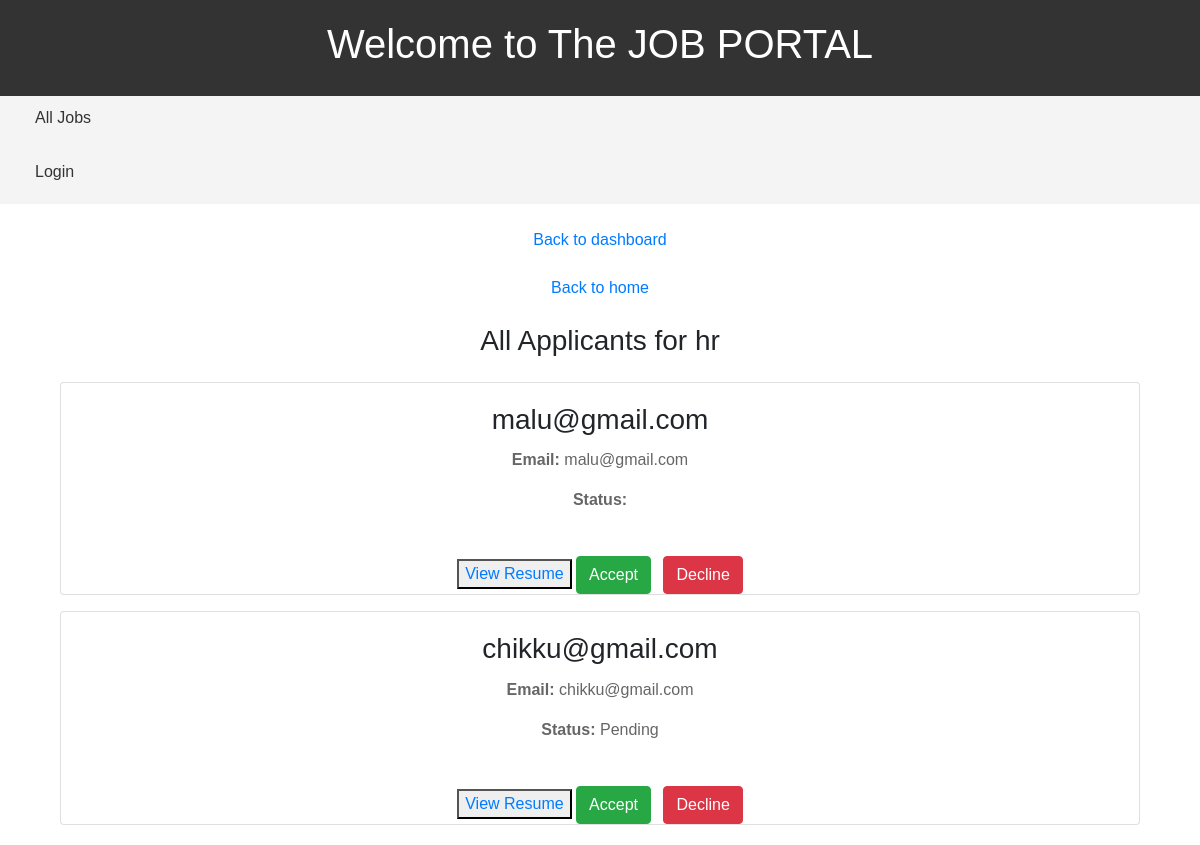
Page /job/all-applicant/10/ on the earlier database version.
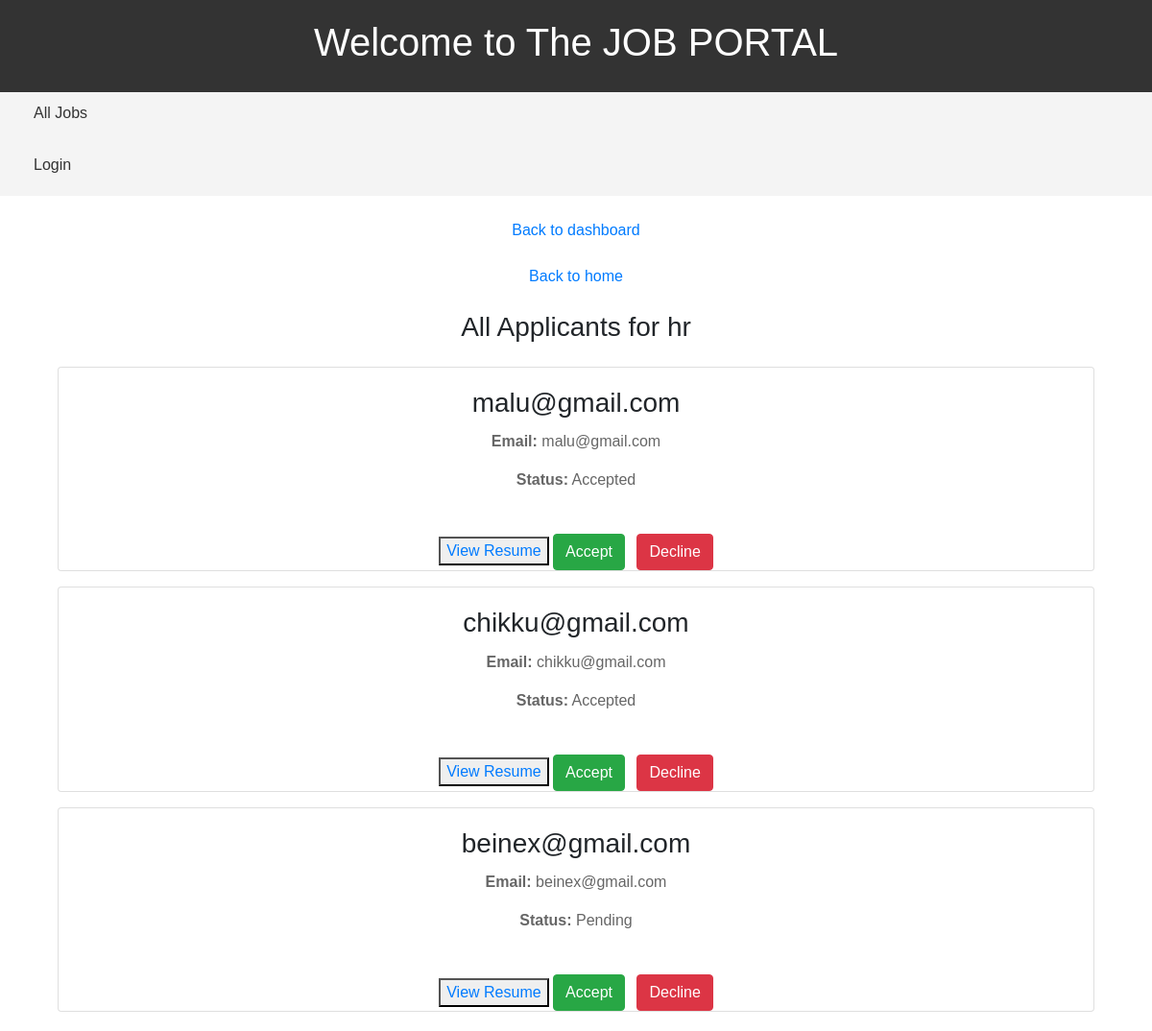
Same page on the later database version.
### job/models.py (models this page shows)
class ApplyJob(models.Model):
    status_choices = (('Accepted', 'Accepted'),
                      ('Declined', 'Declined'),
                      ('Pending', 'Pending'))
    user = models.ForeignKey(User, on_delete=models.CASCADE)
    job= models.ForeignKey(Job, on_delete=models.CASCADE)
    timestamp = models.DateTimeField(auto_now_add=True)
    status = models.CharField(max_length=20, choices=status_choices,default="Pending")
    resume=models.FileField(upload_to="resumes",null=True,blank=True)
    is_active = models.BooleanField(default=True)

### users/models.py (models this page shows)
class User(AbstractUser):
    email=models.EmailField(unique=True)
    is_recruiter=models.BooleanField(default=False)
    is_applicant=models.BooleanField(default=False)
    has_resume=models.BooleanField(default=False)
    has_company=models.BooleanField(default=False)

### job/views.py (the view)
# urls.py: path('all-applicant/<int:pk>/',all_applicants,name="all-applicant"),
def all_applicants(request, pk):
    try:
        job = Job.objects.get(pk=pk)
        applicants = job.applyjob_set.all()
        context = {'job': job, 'applicants': applicants}
        return render(request, 'job/all_applicants.html', context)
    except Job.DoesNotExist:
        return HttpResponseNotFound('<h1>Job not found</h1>')

### templates/job/all_applicants.html (shortened to what this page needs)
{% extends 'users/base.html' %}
{% block content %}
<div class="container">
    <h3 class="my-4">All Applicants for {{ job.title }}</h3>
    {% if applicants %}
        {% for applicant in applicants %}
            <div class="card mb-3">
                <div class="card-body">
                    <h3 class="card-title">{{ applicant.user.username }}</h3>
                    <p class="card-text"><strong>Email:</strong> {{ applicant.user.email }}</p>
                    <p class="card-text"><strong>Status:</strong> {{ applicant.status }}</p>
                </div>
                <div class="text-center mt-4">
                    <button type="submit" class=""><a href="{% url 'resume-details' pk=applicant.user.resume.id %}">View Resume</a></button>
                    <a href="{% url 'change-status' applicant.id 'Accepted' %}" class="btn btn-success mr-2">Accept</a>
                    <a href="{% url 'change-status' applicant.id 'Declined' %}" class="btn btn-danger">Decline</a>
                </div>
            </div>
        {% endfor %}
    {% else %}
        <div class="alert alert-info" role="alert">
            No applicants found for this job.
        </div>
    {% endif %}
</div>
{% endblock %}

Differences in the rows shown:
changed ApplyJob "malu@gmail.com": status (not shown) → "Accepted"
changed ApplyJob "chikku@gmail.com": status "Pending" → "Accepted"
added ApplyJob: user.username "beinex@gmail.com", user.email "beinex@gmail.com", status "Pending"
